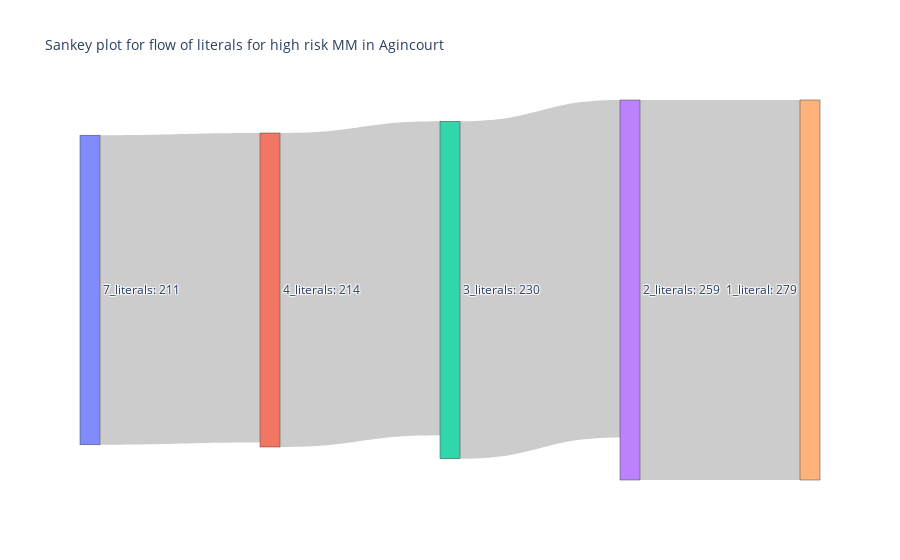

Write notebook code for a chart like this one.
### Code cell
import plotly.graph_objects as go
fig = go.Figure(data=[go.Sankey(
    node = dict(
        pad = 15,
        thickness = 20,
        label = [f'{x}: {final_df[x].sum()}' for x in final_df.columns]
    ),
    link=dict(
        source = sankey_ST['source'],
        target = sankey_ST['target'],
        value = sankey_ST['value']
    ),
)])


fig.update_layout(title_text='Sankey plot for flow of literals for high risk MM in Agincourt', font_size=10)
fig.update_traces(textfont_size=12)
fig.show()

### Figure 1 — Plotly figure (JSON) as saved in the notebook; plotly's stock layout.template omitted (floating-point values rounded to 4 significant figures)
{"data": [{"link": {"source": [3, 2, 1, 0], "target": [4, 3, 2, 1], "value": [259, 230, 214, 211]}, "node": {"label": ["7_literals: 211", "4_literals: 214", "3_literals: 230", "2_literals: 259", "1_literal: 279"], "pad": 15, "thickness": 20}, "textfont": {"size": 12}, "type": "sankey"}], "layout": {"font": {"size": 10}, "title": {"text": "Sankey plot for flow of literals for high risk MM in Agincourt"}}}
